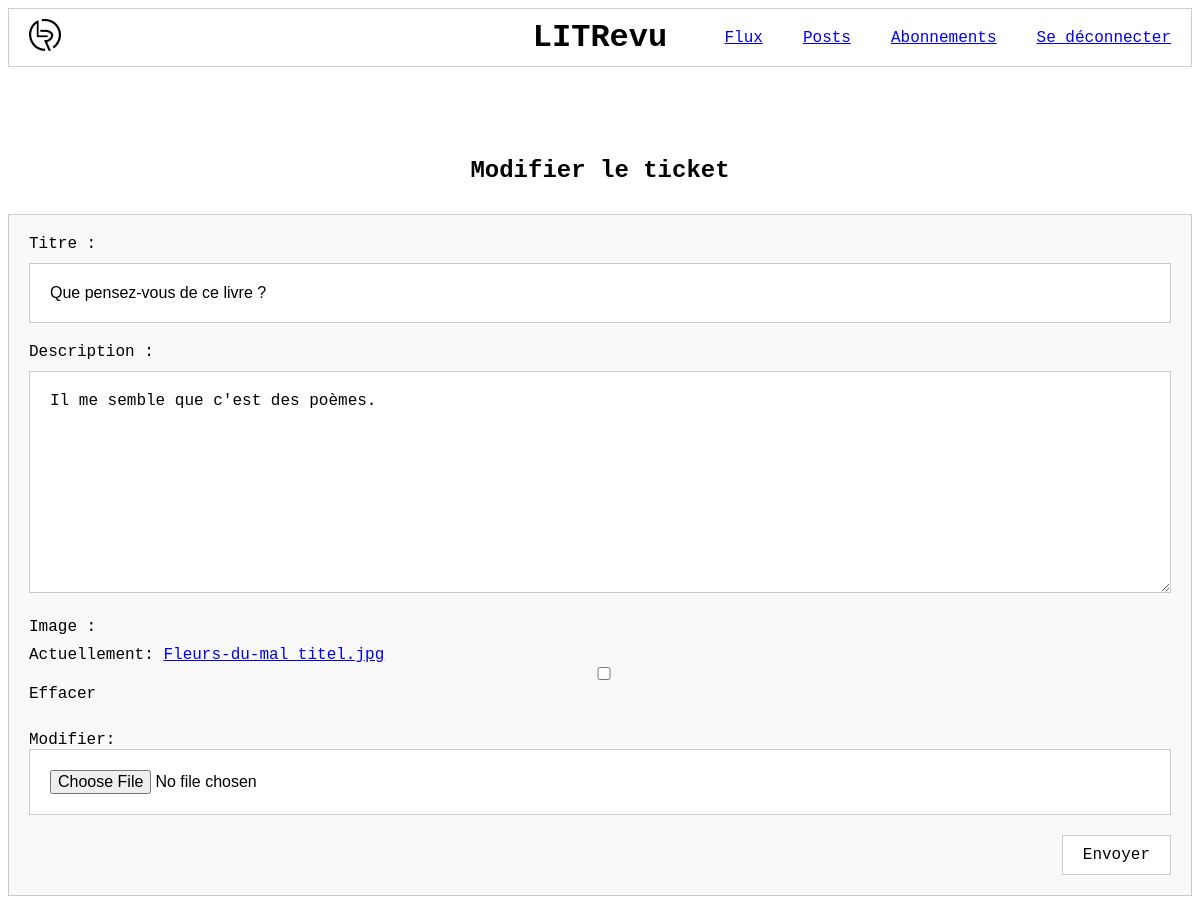
/review/ticket/21/edit/ (signed in), run on the app's committed database.
### reviews/models.py (models this page shows)
class Ticket(models.Model):
    title = models.fields.CharField(max_length=128)
    description = models.fields.TextField(max_length=2048, blank=True)
    user = models.ForeignKey(to=settings.AUTH_USER_MODEL, on_delete=models.CASCADE)
    image = models.ImageField(null=True, blank=True)
    time_created = models.fields.DateTimeField(auto_now_add=True)

### reviews/views.py (the view)
# urls.py: path('ticket/<int:ticket_id>/edit/', views.edit_ticket, name='edit_ticket'),
@login_required
def edit_ticket(request, ticket_id):
    ticket = get_object_or_404(Ticket, id=ticket_id, user=request.user)
    if request.method == "POST":
        form = forms.TicketForm(request.POST, request.FILES, instance=ticket)
        if form.is_valid():
            form.save()
            return redirect("post")
    else:
        form = forms.TicketForm(instance=ticket)
    return render(request, "reviews/edit_ticket.html", {"form": form})

### reviews/forms.py (shortened to what this page needs)
class TicketForm(forms.ModelForm):
    class Meta:
        model = Ticket
        fields = ("title", "description", "image")
        labels = {"title": "Titre"}

### reviews/templates/reviews/edit_ticket.html (shortened to what this page needs)
{% extends "base.html" %}
{% load static %}
{% block extra_css %}
<link rel="stylesheet" href="{% static 'reviews/base_review.css' %}">
<link rel="stylesheet" href="{% static 'reviews/starability/starability-basic.css' %}">
{% endblock %}
{% block content %}
<section>
    <h2>Modifier le ticket</h2>
    <form class="ticket" method="post" enctype="multipart/form-data">
        {{ form.as_p }}
        <button type="submit">Envoyer</button>
    </form>
</section>
{% endblock %}

### static/styles.css (style rules this page uses)
body { font-family: 'Courier New', Courier, monospace; }
.button, button { padding: 10px 20px; font-size: 16px; font-family: 'Courier New', Courier, monospace; background-color: white; color: black; border: 1px solid #ccc; cursor: pointer; text-decoration: none; }

### reviews/static/reviews/base_review.css (style rules this page uses)
section { margin: 40px 0; padding: 0; list-style: none; width: 100%; display: flex; flex-direction: column; gap: 30px; }
h2, h3, h4, p { margin: 0; }
h2 { align-self: center; margin-top: 10px; }
label { display: block; margin-bottom: 10px; }
input, textarea { width: 100%; padding: 20px; border: 1px solid #ccc; background-color: white; box-sizing: border-box; font-size: 16px; }
textarea { min-width: 100%; max-width: 100%; }
button { align-self: flex-end; width: auto; }
.review, .ticket { display: flex; flex-direction: column; gap: 20px; border: 1px solid #ccc; padding: 20px; background-color: #f9f9f9; }

### data on the page
Ticket: title "Que pensez-vous de ce livre ?", description "Il me semble que c'est des poèmes."
